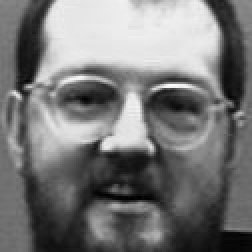
#> input picture dataset/user.1.1.jpg, 126 x 126 px, found by its file name (shown 2 times larger); its folder holds only this picture in this run
$ python fin.py   (Python 2 division)   (older library calls are emulated)
#> lines starting #> are read from the running program, lines starting #| are printed output that depends on the picture; after the words box and inside, x2 and y2 are one past the last pixel; in counts of white or black regions, pixels touching at a corner belong together
import cv2
import os
import numpy as np
from PIL import Image

facedetect=cv2.CascadeClassifier('haarcascade_frontalface_default.xml');

for i in range(1,6):
    for j in range (1,6):
        file="C:/Users/DELL/Desktop/New folder/rawdata/user."+str(i)+"."+str(j)+".jpg";
        img=cv2.imread(file);
#> img is the input picture: shape (126, 126, 3); min 0, max 252, mean 119.3
        gray=cv2.cvtColor(img,cv2.COLOR_BGR2GRAY);
        faces=facedetect.detectMultiScale(gray,1.3,5);
#> faces = [[6, 6, 116, 116]]
        for(x,y,w,h) in faces:
            cv2.imwrite("C:\\Users\\DELL\\Desktop\\New folder\\dataset\\user."+str(i)+"."+str(j)+".jpg",gray[y:y+h,x:x+w]);
            cv2.rectangle(img,(x,y),(x+w,y+h),(0,0,255),2);
            cv2.waitKey(100);
#> this loop made 1 pass
#> pass 1, `cv2.imwrite("C:\\Users\\DELL\\Desktop\\New folder\\dataset\\user."+str..`:
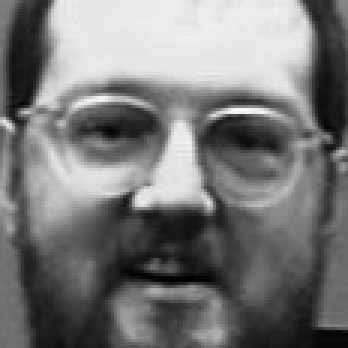
#> saved as user.1.1.jpg: shape (116, 116) (shown 3 times larger); min 0, max 252, mean 119.8
#> after the loop:
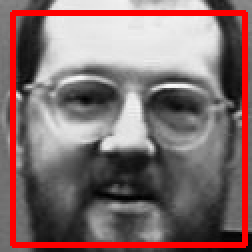
#> img: shape (126, 126, 3) (shown 2 times larger); 8.74% of pixels changed, all inside (x1, y1, x2, y2) = (5, 5, 124, 124)
#> (the run stopped early here; a loop or call above may not have finished)
